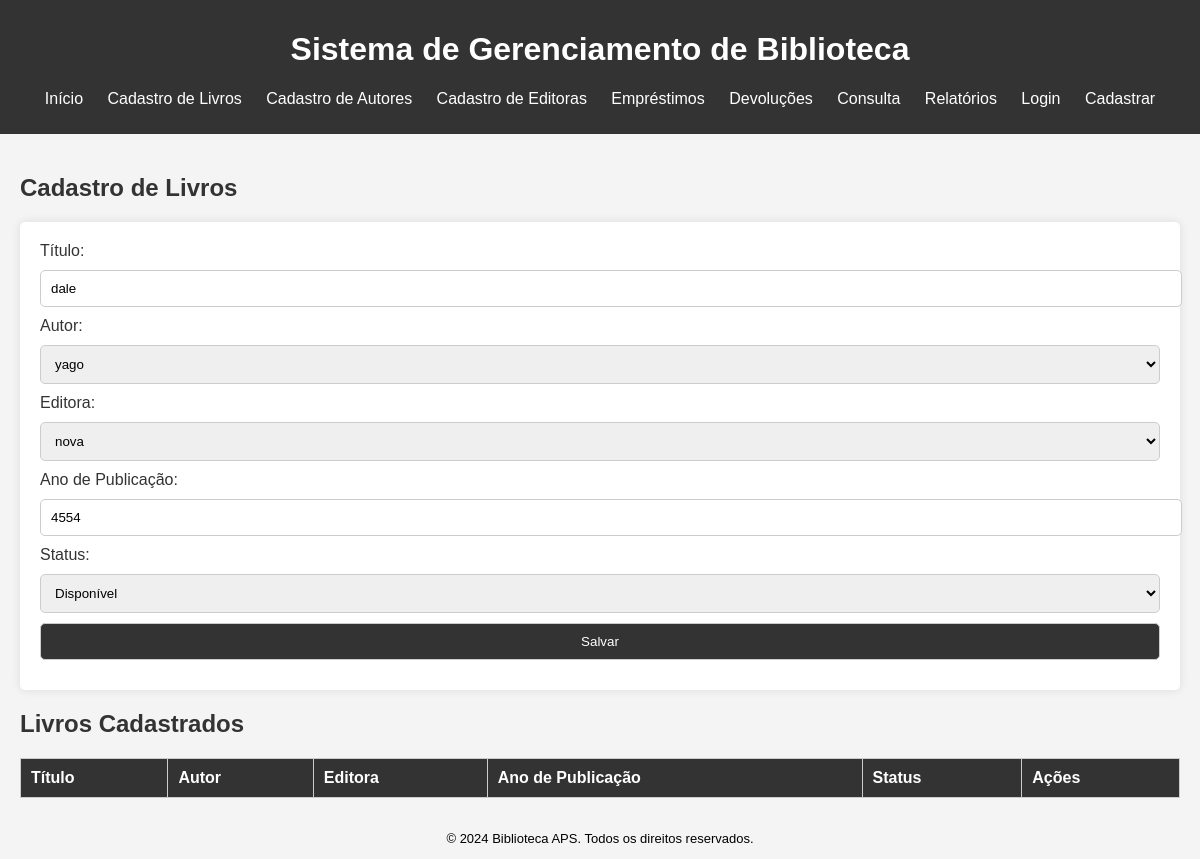
Screenshot of /cadastro_livro?edit=1 with the database file from the repository.
### models.py (models this page shows)
class Livro(db.Model):
    id = db.Column(db.Integer, primary_key=True)
    titulo = db.Column(db.String(100), nullable=False)
    autor_id = db.Column(db.Integer, db.ForeignKey('autor.id'), nullable=False)
    editora_id = db.Column(db.Integer, db.ForeignKey('editora.id'), nullable=False)
    ano_publicacao = db.Column(db.Integer, nullable=False)
    status = db.Column(db.String(10), nullable=False)
    autor = db.relationship('Autor', backref=db.backref('livros', lazy=True))
    editora = db.relationship('Editora', backref=db.backref('livros', lazy=True))

class Autor(db.Model):
    id = db.Column(db.Integer, primary_key=True)
    nome = db.Column(db.String(100), nullable=False)
    nacionalidade = db.Column(db.String(50), nullable=False)
    data_nascimento = db.Column(db.Date, nullable=False)

class Editora(db.Model):
    id = db.Column(db.Integer, primary_key=True)
    nome = db.Column(db.String(100), nullable=False)
    endereco = db.Column(db.String(200), nullable=False)
    telefone = db.Column(db.String(20), nullable=False)

### app.py (the view, shortened to what this page needs)
@app.route('/cadastro_livro', methods=['GET', 'POST'])
def cadastro_livro():
    if request.args.get('edit'):
        livro = Livro.query.get(request.args.get('edit'))
        autores = Autor.query.all()
        editoras = Editora.query.all()
        return render_template('cadastro_livro.html', livro=livro, autores=autores, editoras=editoras)

### templates/cadastro_livro.html (shortened to what this page needs)
{% extends 'base.html' %}
{% block content %}
<h2>Cadastro de Livros</h2>
<form method="post">
    <label for="titulo">Título:</label>
    <input type="text" id="titulo" name="titulo" value="{{ livro.titulo if livro else '' }}" required>
    <br>
    <label for="autor">Autor:</label>
    <select id="autor" name="autor_id" required>
        {% for autor in autores %}
        <option value="{{ autor.id }}" {% if livro and livro.autor_id == autor.id %}selected{% endif %}>{{ autor.nome }}</option>
        {% endfor %}
    </select>
    <br>
    <label for="editora">Editora:</label>
    <select id="editora" name="editora_id" required>
        {% for editora in editoras %}
        <option value="{{ editora.id }}" {% if livro and livro.editora_id == editora.id %}selected{% endif %}>{{ editora.nome }}</option>
        {% endfor %}
    </select>
    <br>
    <label for="ano_publicacao">Ano de Publicação:</label>
    <input type="number" id="ano_publicacao" name="ano_publicacao" value="{{ livro.ano_publicacao if livro else '' }}" required>
    <br>
    <label for="status">Status:</label>
    <select id="status" name="status" required>
        <option value="disponível" {% if livro and livro.status == 'disponível' %}selected{% endif %}>Disponível</option>
    </select>
    <br>
    <button type="submit">Salvar</button>
</form>
<h2>Livros Cadastrados</h2>
<table>
    <thead>
        <tr>
            <th>Título</th>
            <th>Autor</th>
            <th>Editora</th>
            <th>Ano de Publicação</th>
            <th>Status</th>
            <th>Ações</th>
        </tr>
    </thead>
</table>
{% endblock %}

### static/css/style.css (style rules this page uses)
body { font-family: Arial, sans-serif; background-color: #f4f4f4; margin: 0; padding: 0; }
h2 { color: #333; }
form { background-color: #fff; padding: 20px; border-radius: 5px; box-shadow: 0 0 10px rgba(0, 0, 0, 0.1); }
form label { display: block; margin-bottom: 10px; color: #333; }
form input, form select, form button { width: 100%; padding: 10px; margin-bottom: 10px; border: 1px solid #ccc; border-radius: 5px; }
form button { background-color: #333; color: #fff; cursor: pointer; }
table { width: 100%; border-collapse: collapse; margin-top: 20px; }
table, th, td { border: 1px solid #ccc; }
th, td { padding: 10px; text-align: left; }
th { background-color: #333; color: #fff; }

### rows the page displays
Livro: titulo "dale", autor_id "yago", editora_id "nova", ano_publicacao "4554", status "Disponível"
